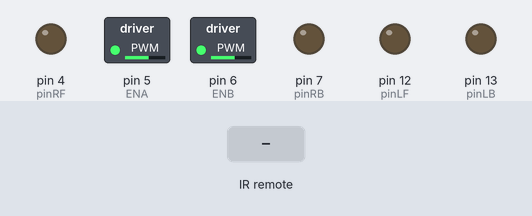
Bench run of a sketch on a simulated Arduino Uno, built with avr-gcc and run on an emulated ATmega328P. On the bench: switched loads named in the sketch (green lamp = pin HIGH), output pins drawn as LEDs (lit = HIGH). The inputs (shaded band) are chosen by the test bench.

Above: at 1.2 s.
1.3 s: infrared code 0x00FF18E7 received
At 1.9 s:
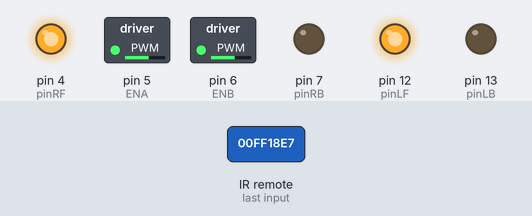
2.8 s: infrared code 0x00FF4AB5 received
At 4.0 s:
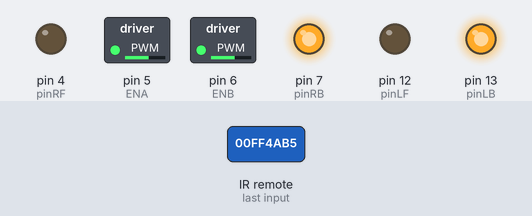
4.3 s: infrared code 0x00FF10EF received
At 5.4 s:
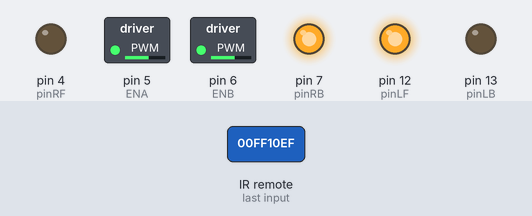
5.8 s: infrared code 0x00FF5AA5 received
At 6.5 s:
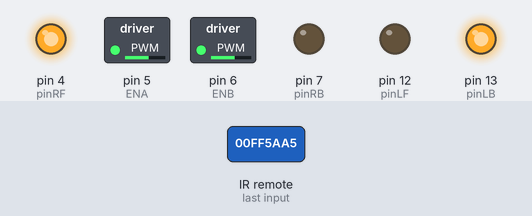
7.3 s: infrared code 0x00FF38C7 received
At 7.7 s:
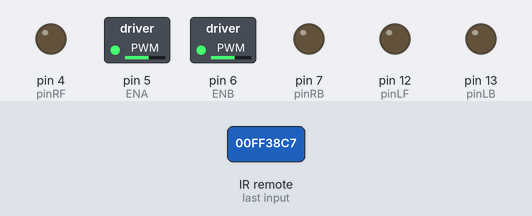
Timing chart, 0 to 9.8 s (numbered marks = the images above; inputs shaded):
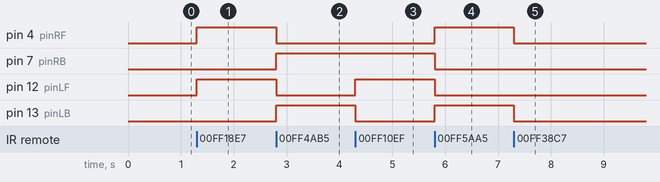

Measured:
- after the input at 1.3 s, pin 4 (pinRF), pin 12 (pinLF): LOW → HIGH at once
- after the input at 2.8 s, pin 4 (pinRF), pin 12 (pinLF): HIGH → LOW at once; pin 7 (pinRB), pin 13 (pinLB): LOW → HIGH at once
- after the input at 4.3 s, pin 12 (pinLF): LOW → HIGH at once; pin 13 (pinLB): HIGH → LOW at once
- after the input at 5.8 s, pin 4 (pinRF), pin 13 (pinLB): LOW → HIGH at once; pin 7 (pinRB), pin 12 (pinLF): HIGH → LOW at once
- after the input at 7.3 s, pin 4 (pinRF), pin 13 (pinLB): HIGH → LOW at once

The sketch:

Test2_IR_Remote_Car.ino
```cpp
#include <IRremote.h>
#define ENA  5              //pin of controlling speed---- ENA of motor driver board
#define ENB  6              //pin of controlling speed---- ENB of motor driver board
int pinLB=13;              //pin of controlling turning---- IN1 of motor driver board
int pinLF=12;             //pin of controlling turning---- IN2 of motor driver board
int pinRB=7;            //pin of controlling turning---- IN3 of motor driver board
int pinRF=4;            //pin of controlling turning---- IN4 of motor driver board
int RECV_PIN = 2;
IRrecv irrecv(RECV_PIN);
decode_results results;
#define IR_Go      0x00FF18E7
#define IR_Back    0x00FF4AB5
#define IR_Left    0x00FF10EF
#define IR_Right   0x00FF5AA5
#define IR_Stop    0x00FF38C7

void setup() {
  //set up motors
  pinMode(pinLB,OUTPUT);  // pin 13
  pinMode(pinLF,OUTPUT);  // pin 12
  pinMode(pinRB,OUTPUT);  // pin 7
  pinMode(pinRF,OUTPUT);  // pin 4
  pinMode(ENA,OUTPUT);    // pin 5(PWM)
  pinMode(ENB,OUTPUT);    // pin 6(PWM)
  Set_Speed(150);//setting speed 150
  irrecv.enableIRIn(); // Start the receiver
  Serial.begin(9600);   //initializing serial port, Bluetooth used as serial port, setting baud ratio at 9600
  stopp();             //Initialize the car status and stop
}

void loop() {
    IR_Control();
}
void IR_Control(void)
{
  unsigned long Key;
  if(irrecv.decode(&results)) //judging if serial port receives data
  {
    Key = results.value;
    switch(Key)
     {
       case IR_Go:advance();   //going forward
       break;
       case IR_Back: back();   //back
       break;
       case IR_Left:turnL();   //left
       break;
       case IR_Right:turnR(); //right
       break;
       case IR_Stop:stopp();   //stop
       break;
       default:
       break;
     }
     irrecv.resume(); // Receive the next value
   }

}

void Set_Speed(unsigned char pwm) //function of setting speed
{
  analogWrite(ENA,pwm);
  analogWrite(ENB,pwm);
}
void advance()    //  going forward
    {
     digitalWrite(pinRB,LOW);  // making motor move towards right rear
     digitalWrite(pinRF,HIGH);
     digitalWrite(pinLB,LOW);  // making motor move towards left rear
     digitalWrite(pinLF,HIGH);

    }
void turnR()        //turning right(dual wheel)
{
  digitalWrite(pinRB, LOW); //making motor move towards right rear
  digitalWrite(pinRF, HIGH);
  digitalWrite(pinLB, HIGH);
  digitalWrite(pinLF, LOW); //making motor move towards left front
}
void turnL()         //turning left(dual wheel)
{
  digitalWrite(pinRB, HIGH);
  digitalWrite(pinRF, LOW );  //making motor move towards right front
  digitalWrite(pinLB, LOW);  //making motor move towards left rear
  digitalWrite(pinLF, HIGH);
}
void stopp()        //stop
    {
     digitalWrite(pinRB,LOW);
     digitalWrite(pinRF,LOW);
     digitalWrite(pinLB,LOW);
     digitalWrite(pinLF,LOW);

    }
void back()         //back up
    {
     digitalWrite(pinRB,HIGH);  //making motor move towards right rear
     digitalWrite(pinRF,LOW);
     digitalWrite(pinLB,HIGH);  //making motor move towards left rear
     digitalWrite(pinLF,LOW);
    }
```
